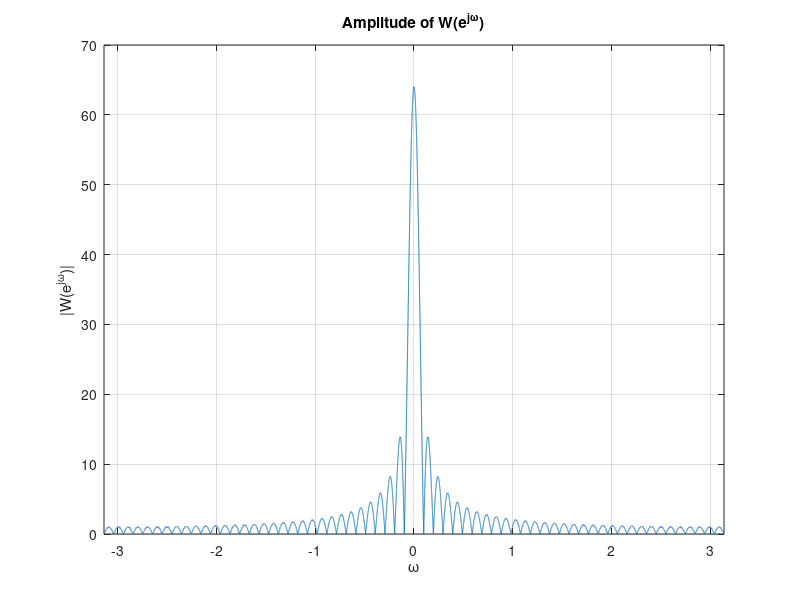
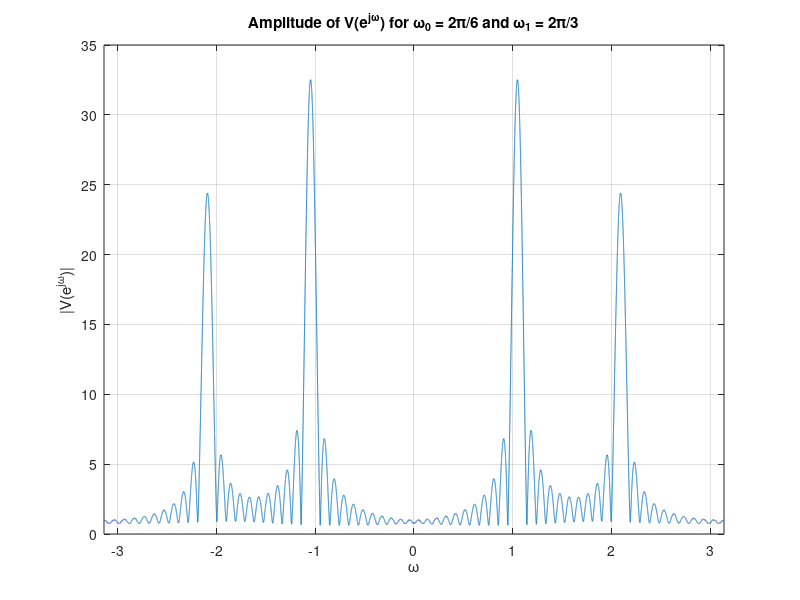
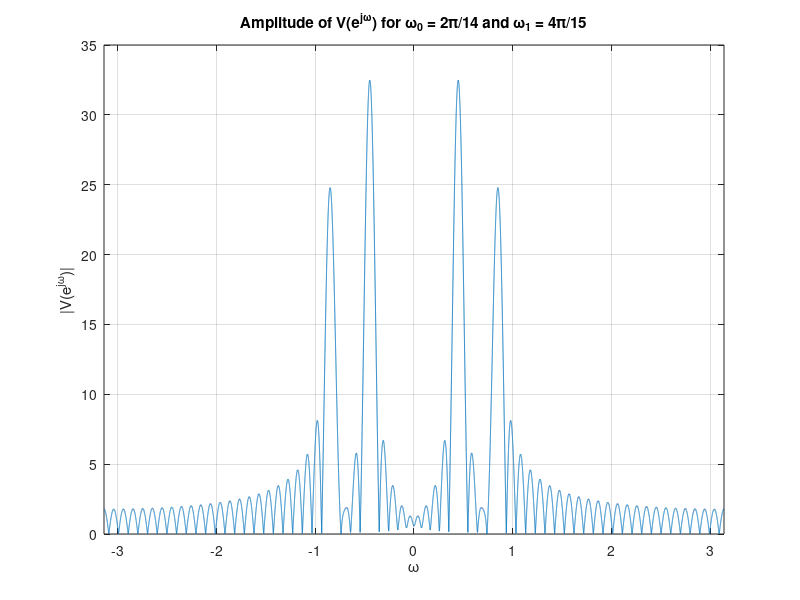
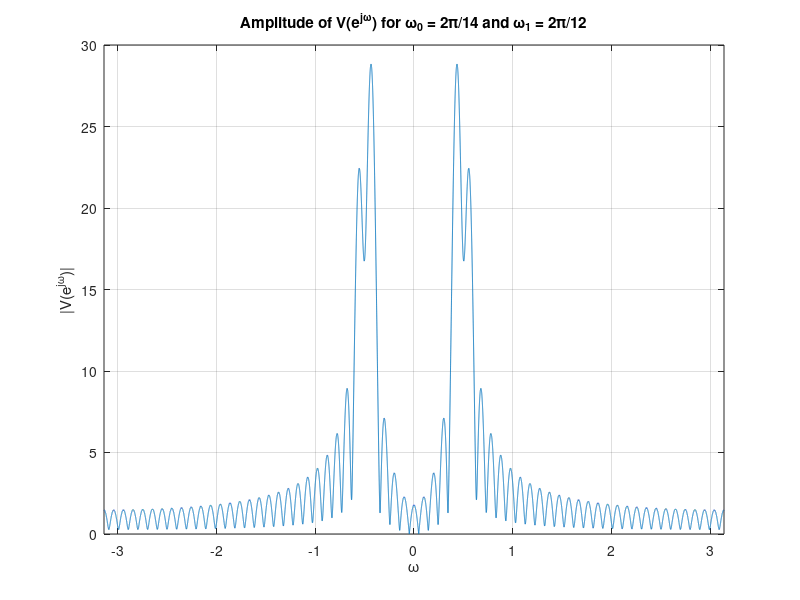

The MATLAB script that drew these images, in order:
clc;
clear;
close;

%(a)
L = 64;
W = @(w) exp(-1j*w*(L-1)/2).*sin(w*L/2)./sin(w/2);
fs = 10000;
w = -pi:1/fs:pi;
W_a = W(w);
figure(1);
plot(w,abs(W_a));
xlim([-pi pi]);
title('Amplitude of W(e^{j\omega})');
xlabel('\omega'); ylabel('|W(e^{j\omega})|');
grid on

%(b)
A0 = 1;
A1 = 0.75;
theta0 = 0;
theta1 = 0;
w0 = 2*pi/6;
w1 = 2*pi/3;
V_b = A0/2*exp(1j*theta0)*W(w-w0)+A0/2*exp(-1j*theta0)*W(w+w0)+A1/2*exp(1j*theta1)*W(w-w1)+A1/2*exp(-1j*theta1)*W(w+w1);
figure(2);
plot(w,abs(V_b));
title('Amplitude of V(e^{j\omega}) for \omega_0 = 2\pi/6 and \omega_1 = 2\pi/3');
xlabel('\omega'); ylabel('|V(e^{j\omega})|');
xlim([-pi pi]);
grid on

%(c)
w0 = 2*pi/14;
w1 = 4*pi/15;
V_c = A0/2*exp(1j*theta0)*W(w-w0)+A0/2*exp(-1j*theta0)*W(w+w0)+A1/2*exp(1j*theta1)*W(w-w1)+A1/2*exp(-1j*theta1)*W(w+w1);
figure(3);
plot(w,abs(V_c));
title('Amplitude of V(e^{j\omega}) for \omega_0 = 2\pi/14 and \omega_1 = 4\pi/15');
xlabel('\omega'); ylabel('|V(e^{j\omega})|');
xlim([-pi pi]);
grid on

%(d)
w0 = 2*pi/14;
w1 = 2*pi/12;
V_d = A0/2*exp(1j*theta0)*W(w-w0)+A0/2*exp(-1j*theta0)*W(w+w0)+A1/2*exp(1j*theta1)*W(w-w1)+A1/2*exp(-1j*theta1)*W(w+w1);
figure(4);
plot(w,abs(V_d));
title('Amplitude of V(e^{j\omega}) for \omega_0 = 2\pi/14 and \omega_1 = 2\pi/12');
xlabel('\omega'); ylabel('|V(e^{j\omega})|');
xlim([-pi pi]);
grid on

%(e)
w0 = 2*pi/14;
w1 = 4*pi/25;
V_e = A0/2*exp(1j*theta0)*W(w-w0)+A0/2*exp(-1j*theta0)*W(w+w0)+A1/2*exp(1j*theta1)*W(w-w1)+A1/2*exp(-1j*theta1)*W(w+w1);
figure(5);
plot(w,abs(V_e));
title('Amplitude of V(e^{j\omega}) for \omega_0 = 2\pi/14 and \omega_1 = 4\pi/25');
xlabel('\omega'); ylabel('|V(e^{j\omega})|');
xlim([-pi pi]);
grid on